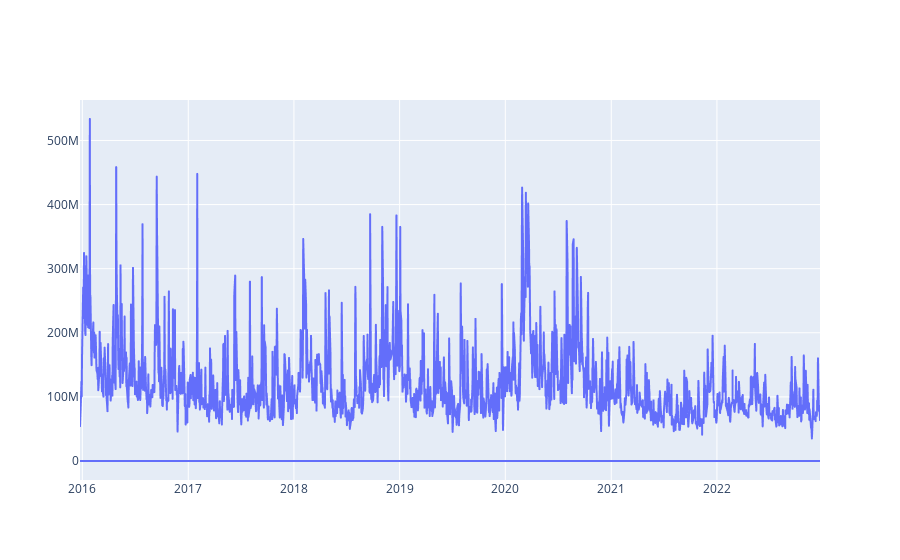

Notebook code for this chart:
### Code cell
fig1 = px.line(final_df, x = df.index, y = "Volume", title="Apple", template="plotly_dark")
fig2 = px.line(final_df, x = df.index, y = "Close", title="Apple", template="plotly_dark")
fig3 = px.line(final_df, x = df.index, y = "Open", title="Apple", template="plotly_dark")
fig4 = px.line(final_df, x = df.index, y = "High", title="Apple", template="plotly_dark")
fig5 = px.line(final_df, x = df.index, y = "Low", title="Apple", template="plotly_dark")

fig = go.Figure(data=fig1.data + fig2.data + fig3.data + fig4.data + fig5.data)

fig.show()

### Figure 1 — Plotly figure (JSON) as saved in the notebook; plotly's stock layout.template omitted (floating-point values rounded to 4 significant figures; data arrays with more than 128 entries replaced by an {"elided": "..."} marker saying what was removed)
{"data": [{"hovertemplate": "Date=%{x}<br>Volume=%{y}<extra></extra>", "legendgroup": "", "line": {"color": "#636efa", "dash": "solid"}, "marker": {"symbol": "circle"}, "mode": "lines", "name": "", "showlegend": false, "type": "scattergl", "x": {"elided": "2557 str values"}, "xaxis": "x", "y": {"elided": "2557 float values"}, "yaxis": "y"}, {"hovertemplate": "Date=%{x}<br>Close=%{y}<extra></extra>", "legendgroup": "", "line": {"color": "#636efa", "dash": "solid"}, "marker": {"symbol": "circle"}, "mode": "lines", "name": "", "showlegend": false, "type": "scattergl", "x": {"elided": "2557 str values"}, "xaxis": "x", "y": {"elided": "2557 float values"}, "yaxis": "y"}, {"hovertemplate": "Date=%{x}<br>Open=%{y}<extra></extra>", "legendgroup": "", "line": {"color": "#636efa", "dash": "solid"}, "marker": {"symbol": "circle"}, "mode": "lines", "name": "", "showlegend": false, "type": "scattergl", "x": {"elided": "2557 str values"}, "xaxis": "x", "y": {"elided": "2557 float values"}, "yaxis": "y"}, {"hovertemplate": "Date=%{x}<br>High=%{y}<extra></extra>", "legendgroup": "", "line": {"color": "#636efa", "dash": "solid"}, "marker": {"symbol": "circle"}, "mode": "lines", "name": "", "showlegend": false, "type": "scattergl", "x": {"elided": "2557 str values"}, "xaxis": "x", "y": {"elided": "2557 float values"}, "yaxis": "y"}, {"hovertemplate": "Date=%{x}<br>Low=%{y}<extra></extra>", "legendgroup": "", "line": {"color": "#636efa", "dash": "solid"}, "marker": {"symbol": "circle"}, "mode": "lines", "name": "", "showlegend": false, "type": "scattergl", "x": {"elided": "2557 str values"}, "xaxis": "x", "y": {"elided": "2557 float values"}, "yaxis": "y"}], "layout": {}}
